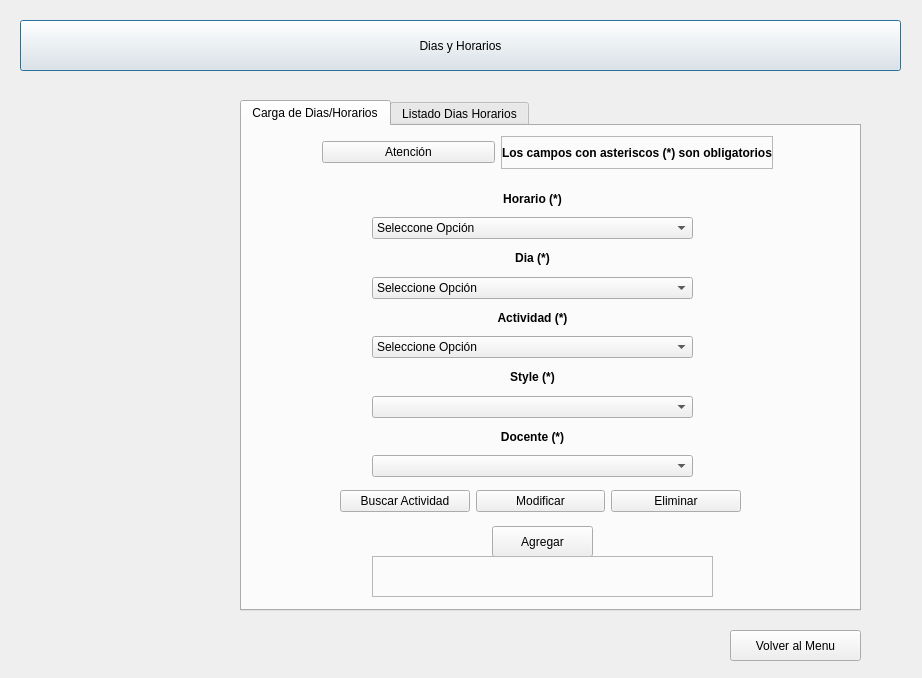
<?xml version="1.0" encoding="UTF-8"?>
<ui version="4.0">
 <class>DialogHorasDias</class>
 <widget class="QDialog" name="DialogHorasDias">
  <property name="geometry">
   <rect>
    <x>0</x>
    <y>0</y>
    <width>922</width>
    <height>678</height>
   </rect>
  </property>
  <property name="windowTitle">
   <string>Dialog</string>
  </property>
  <property name="windowIcon">
   <iconset>
    <activeon>:/icons/pix/oxygen/48x48/actions/view-calendar-week.png</activeon>
   </iconset>
  </property>
  <widget class="QPushButton" name="pushButton">
   <property name="geometry">
    <rect>
     <x>20</x>
     <y>20</y>
     <width>881</width>
     <height>51</height>
    </rect>
   </property>
   <property name="text">
    <string>Dias y Horarios</string>
   </property>
   <property name="icon">
    <iconset>
     <activeon>:/icons/pix/oxygen/48x48/actions/view-calendar-week.png</activeon>
    </iconset>
   </property>
   <property name="iconSize">
    <size>
     <width>32</width>
     <height>32</height>
    </size>
   </property>
  </widget>
  <widget class="QTabWidget" name="tabWidget">
   <property name="geometry">
    <rect>
     <x>240</x>
     <y>100</y>
     <width>621</width>
     <height>511</height>
    </rect>
   </property>
   <property name="currentIndex">
    <number>0</number>
   </property>
   <widget class="QWidget" name="tab">
    <attribute name="icon">
     <iconset>
      <activeon>:/icons/pix/oxygen/48x48/actions/view-calendar-month.png</activeon>
     </iconset>
    </attribute>
    <attribute name="title">
     <string>Carga de Dias/Horarios</string>
    </attribute>
    <widget class="QPushButton" name="agregar">
     <property name="geometry">
      <rect>
       <x>250</x>
       <y>400</y>
       <width>101</width>
       <height>31</height>
      </rect>
     </property>
     <property name="text">
      <string>Agregar</string>
     </property>
     <property name="icon">
      <iconset>
       <activeon>:/icons/pix/oxygen/48x48/actions/games-endturn.png</activeon>
      </iconset>
     </property>
    </widget>
    <widget class="QLabel" name="mensaje">
     <property name="geometry">
      <rect>
       <x>130</x>
       <y>430</y>
       <width>341</width>
       <height>41</height>
      </rect>
     </property>
     <property name="font">
      <font>
       <weight>75</weight>
       <bold>true</bold>
      </font>
     </property>
     <property name="frameShape">
      <enum>QFrame::StyledPanel</enum>
     </property>
     <property name="frameShadow">
      <enum>QFrame::Raised</enum>
     </property>
     <property name="text">
      <string/>
     </property>
     <property name="alignment">
      <set>Qt::AlignCenter</set>
     </property>
    </widget>
    <widget class="QWidget" name="layoutWidget">
     <property name="geometry">
      <rect>
       <x>130</x>
       <y>60</y>
       <width>321</width>
       <height>291</height>
      </rect>
     </property>
     <layout class="QVBoxLayout" name="verticalLayout_6">
      <item>
       <layout class="QVBoxLayout" name="verticalLayout">
        <item>
         <widget class="QLabel" name="label_2">
          <property name="font">
           <font>
            <weight>75</weight>
            <bold>true</bold>
           </font>
          </property>
          <property name="text">
           <string>Horario (*)</string>
          </property>
          <property name="alignment">
           <set>Qt::AlignCenter</set>
          </property>
         </widget>
        </item>
        <item>
         <widget class="QComboBox" name="comboBoxHora">
          <item>
           <property name="text">
            <string>Seleccone Opción</string>
           </property>
          </item>
          <item>
           <property name="text">
            <string>10:00</string>
           </property>
          </item>
          <item>
           <property name="text">
            <string>11:00</string>
           </property>
          </item>
          <item>
           <property name="text">
            <string>12:00</string>
           </property>
          </item>
          <item>
           <property name="text">
            <string>13:00</string>
           </property>
          </item>
          <item>
           <property name="text">
            <string>14:00</string>
           </property>
          </item>
          <item>
           <property name="text">
            <string>15:00</string>
           </property>
          </item>
          <item>
           <property name="text">
            <string>16:00</string>
           </property>
          </item>
          <item>
           <property name="text">
            <string>17:00</string>
           </property>
          </item>
          <item>
           <property name="text">
            <string>18:00</string>
           </property>
          </item>
          <item>
           <property name="text">
            <string>19:00</string>
           </property>
          </item>
          <item>
           <property name="text">
            <string>20:00</string>
           </property>
          </item>
         </widget>
        </item>
       </layout>
      </item>
      <item>
       <layout class="QVBoxLayout" name="verticalLayout_2">
        <item>
         <widget class="QLabel" name="label_3">
          <property name="font">
           <font>
            <weight>75</weight>
            <bold>true</bold>
           </font>
          </property>
          <property name="text">
           <string>Dia (*)</string>
          </property>
          <property name="alignment">
           <set>Qt::AlignCenter</set>
          </property>
         </widget>
        </item>
        <item>
         <widget class="QComboBox" name="comboBoxDia">
          <item>
           <property name="text">
            <string>Seleccione Opción</string>
           </property>
          </item>
          <item>
           <property name="text">
            <string>Lunes</string>
           </property>
          </item>
          <item>
           <property name="text">
            <string>Martes</string>
           </property>
          </item>
          <item>
           <property name="text">
            <string>Miercoles</string>
           </property>
          </item>
          <item>
           <property name="text">
            <string>Jueves</string>
           </property>
          </item>
          <item>
           <property name="text">
            <string>Viernes</string>
           </property>
          </item>
          <item>
           <property name="text">
            <string>Sabado</string>
           </property>
          </item>
         </widget>
        </item>
       </layout>
      </item>
      <item>
       <layout class="QVBoxLayout" name="verticalLayout_3">
        <item>
         <widget class="QLabel" name="label_4">
          <property name="font">
           <font>
            <weight>75</weight>
            <bold>true</bold>
           </font>
          </property>
          <property name="text">
           <string>Actividad (*)</string>
          </property>
          <property name="alignment">
           <set>Qt::AlignCenter</set>
          </property>
         </widget>
        </item>
        <item>
         <widget class="QComboBox" name="comboBoxActividad">
          <item>
           <property name="text">
            <string>Seleccione Opción</string>
           </property>
          </item>
          <item>
           <property name="text">
            <string>Danzas</string>
           </property>
          </item>
          <item>
           <property name="text">
            <string>Piano</string>
           </property>
          </item>
          <item>
           <property name="text">
            <string>Guitarra</string>
           </property>
          </item>
          <item>
           <property name="text">
            <string>Violin</string>
           </property>
          </item>
          <item>
           <property name="text">
            <string>Ukelele</string>
           </property>
          </item>
          <item>
           <property name="text">
            <string>Kendo</string>
           </property>
          </item>
         </widget>
        </item>
       </layout>
      </item>
      <item>
       <layout class="QVBoxLayout" name="verticalLayout_4">
        <item>
         <widget class="QLabel" name="label_5">
          <property name="font">
           <font>
            <weight>75</weight>
            <bold>true</bold>
           </font>
          </property>
          <property name="text">
           <string>Style (*)</string>
          </property>
          <property name="alignment">
           <set>Qt::AlignCenter</set>
          </property>
         </widget>
        </item>
        <item>
         <widget class="QComboBox" name="comboBoxStyle"/>
        </item>
       </layout>
      </item>
      <item>
       <layout class="QVBoxLayout" name="verticalLayout_5">
        <item>
         <widget class="QLabel" name="label_6">
          <property name="font">
           <font>
            <weight>75</weight>
            <bold>true</bold>
           </font>
          </property>
          <property name="text">
           <string>Docente (*)</string>
          </property>
          <property name="alignment">
           <set>Qt::AlignCenter</set>
          </property>
         </widget>
        </item>
        <item>
         <widget class="QComboBox" name="comboBoxDocente"/>
        </item>
       </layout>
      </item>
     </layout>
    </widget>
    <widget class="QWidget" name="layoutWidget">
     <property name="geometry">
      <rect>
       <x>98</x>
       <y>360</y>
       <width>401</width>
       <height>31</height>
      </rect>
     </property>
     <layout class="QHBoxLayout" name="horizontalLayout">
      <item>
       <widget class="QPushButton" name="buscar">
        <property name="text">
         <string>Buscar Actividad</string>
        </property>
        <property name="icon">
         <iconset>
          <activeon>:/icons/pix/oxygen/48x48/actions/edit-find-mail.png</activeon>
         </iconset>
        </property>
        <property name="iconSize">
         <size>
          <width>16</width>
          <height>16</height>
         </size>
        </property>
       </widget>
      </item>
      <item>
       <widget class="QPushButton" name="modificar">
        <property name="text">
         <string>Modificar</string>
        </property>
        <property name="icon">
         <iconset>
          <activeon>:/icons/pix/oxygen/48x48/actions/im-status-message-edit.png</activeon>
         </iconset>
        </property>
       </widget>
      </item>
      <item>
       <widget class="QPushButton" name="eliminar">
        <property name="text">
         <string>Eliminar</string>
        </property>
        <property name="icon">
         <iconset>
          <activeon>:/icons/pix/oxygen/48x48/actions/edit-table-delete-row.png</activeon>
         </iconset>
        </property>
       </widget>
      </item>
     </layout>
    </widget>
    <widget class="QWidget" name="layoutWidget_2">
     <property name="geometry">
      <rect>
       <x>80</x>
       <y>10</y>
       <width>451</width>
       <height>33</height>
      </rect>
     </property>
     <layout class="QHBoxLayout" name="horizontalLayout_8">
      <item>
       <widget class="QPushButton" name="pushButton_3">
        <property name="text">
         <string>Atención</string>
        </property>
        <property name="icon">
         <iconset>
          <activeon>:/icons/pix/oxygen/48x48/status/security-medium.png</activeon>
         </iconset>
        </property>
        <property name="iconSize">
         <size>
          <width>22</width>
          <height>22</height>
         </size>
        </property>
       </widget>
      </item>
      <item>
       <widget class="QLabel" name="label_11">
        <property name="font">
         <font>
          <weight>75</weight>
          <bold>true</bold>
         </font>
        </property>
        <property name="frameShape">
         <enum>QFrame::StyledPanel</enum>
        </property>
        <property name="frameShadow">
         <enum>QFrame::Raised</enum>
        </property>
        <property name="text">
         <string>Los campos con asteriscos (*) son obligatorios</string>
        </property>
        <property name="alignment">
         <set>Qt::AlignCenter</set>
        </property>
       </widget>
      </item>
     </layout>
    </widget>
   </widget>
   <widget class="QWidget" name="tab_2">
    <attribute name="icon">
     <iconset>
      <activeon>:/icons/pix/oxygen/48x48/actions/view-calendar-month.png</activeon>
     </iconset>
    </attribute>
    <attribute name="title">
     <string>Listado Dias Horarios</string>
    </attribute>
    <widget class="QTableWidget" name="tableDiasHorario">
     <property name="geometry">
      <rect>
       <x>40</x>
       <y>90</y>
       <width>541</width>
       <height>351</height>
      </rect>
     </property>
     <column>
      <property name="text">
       <string>Hora</string>
      </property>
     </column>
     <column>
      <property name="text">
       <string>Dia</string>
      </property>
     </column>
     <column>
      <property name="text">
       <string>Actividad</string>
      </property>
     </column>
     <column>
      <property name="text">
       <string>Style</string>
      </property>
     </column>
     <column>
      <property name="text">
       <string>Docente</string>
      </property>
     </column>
    </widget>
    <widget class="QLabel" name="mensajeTabla">
     <property name="geometry">
      <rect>
       <x>110</x>
       <y>450</y>
       <width>411</width>
       <height>31</height>
      </rect>
     </property>
     <property name="font">
      <font>
       <weight>75</weight>
       <bold>true</bold>
      </font>
     </property>
     <property name="frameShape">
      <enum>QFrame::StyledPanel</enum>
     </property>
     <property name="frameShadow">
      <enum>QFrame::Raised</enum>
     </property>
     <property name="text">
      <string/>
     </property>
     <property name="alignment">
      <set>Qt::AlignCenter</set>
     </property>
    </widget>
    <widget class="QWidget" name="layoutWidget">
     <property name="geometry">
      <rect>
       <x>150</x>
       <y>10</y>
       <width>272</width>
       <height>27</height>
      </rect>
     </property>
     <layout class="QHBoxLayout" name="horizontalLayout_2">
      <item>
       <widget class="QComboBox" name="comboBoxDia_2">
        <item>
         <property name="text">
          <string>Seleccione Opción</string>
         </property>
        </item>
        <item>
         <property name="text">
          <string>Lunes</string>
         </property>
        </item>
        <item>
         <property name="text">
          <string>Martes</string>
         </property>
        </item>
        <item>
         <property name="text">
          <string>Miercoles</string>
         </property>
        </item>
        <item>
         <property name="text">
          <string>Jueves</string>
         </property>
        </item>
        <item>
         <property name="text">
          <string>Viernes</string>
         </property>
        </item>
        <item>
         <property name="text">
          <string>Sabado</string>
         </property>
        </item>
       </widget>
      </item>
      <item>
       <widget class="QPushButton" name="filtrarDia">
        <property name="text">
         <string>Filtrar x Dia</string>
        </property>
        <property name="icon">
         <iconset>
          <activeon>:/icons/pix/oxygen/48x48/actions/view-calendar-workweek.png</activeon>
         </iconset>
        </property>
        <property name="iconSize">
         <size>
          <width>16</width>
          <height>16</height>
         </size>
        </property>
       </widget>
      </item>
     </layout>
    </widget>
    <widget class="QWidget" name="layoutWidget">
     <property name="geometry">
      <rect>
       <x>130</x>
       <y>50</y>
       <width>308</width>
       <height>27</height>
      </rect>
     </property>
     <layout class="QHBoxLayout" name="horizontalLayout_3">
      <item>
       <widget class="QComboBox" name="comboBoxActividad_2">
        <item>
         <property name="text">
          <string>Seleccione Opción</string>
         </property>
        </item>
        <item>
         <property name="text">
          <string>Danzas</string>
         </property>
        </item>
        <item>
         <property name="text">
          <string>Piano</string>
         </property>
        </item>
        <item>
         <property name="text">
          <string>Guitarra</string>
         </property>
        </item>
        <item>
         <property name="text">
          <string>Violin</string>
         </property>
        </item>
        <item>
         <property name="text">
          <string>Ukelele</string>
         </property>
        </item>
        <item>
         <property name="text">
          <string>Kendo</string>
         </property>
        </item>
       </widget>
      </item>
      <item>
       <widget class="QPushButton" name="filtrarActividad">
        <property name="text">
         <string>Filtrar x Actividad</string>
        </property>
        <property name="icon">
         <iconset>
          <activeon>:/icons/pix/oxygen/48x48/categories/applications-education.png</activeon>
         </iconset>
        </property>
       </widget>
      </item>
     </layout>
    </widget>
   </widget>
  </widget>
  <widget class="QLabel" name="label">
   <property name="geometry">
    <rect>
     <x>30</x>
     <y>130</y>
     <width>191</width>
     <height>451</height>
    </rect>
   </property>
   <property name="text">
    <string/>
   </property>
   <property name="pixmap">
    <pixmap resource="icons.qrc">:/icons/pix/oxygen/breaktime.jpg</pixmap>
   </property>
   <property name="scaledContents">
    <bool>true</bool>
   </property>
  </widget>
  <widget class="QPushButton" name="pushButton_2">
   <property name="geometry">
    <rect>
     <x>730</x>
     <y>630</y>
     <width>131</width>
     <height>31</height>
    </rect>
   </property>
   <property name="text">
    <string>Volver al Menu</string>
   </property>
   <property name="icon">
    <iconset>
     <activeon>:/icons/pix/oxygen/48x48/actions/go-first-view.png</activeon>
    </iconset>
   </property>
   <property name="iconSize">
    <size>
     <width>22</width>
     <height>22</height>
    </size>
   </property>
  </widget>
  <widget class="QWidget" name="layoutWidget">
   <property name="geometry">
    <rect>
     <x>0</x>
     <y>0</y>
     <width>2</width>
     <height>2</height>
    </rect>
   </property>
   <layout class="QVBoxLayout" name="verticalLayout_7"/>
  </widget>
  <widget class="QWidget" name="layoutWidget">
   <property name="geometry">
    <rect>
     <x>0</x>
     <y>0</y>
     <width>2</width>
     <height>2</height>
    </rect>
   </property>
   <layout class="QVBoxLayout" name="verticalLayout_8"/>
  </widget>
 </widget>
 <resources>
  <include location="icons.qrc"/>
 </resources>
 <connections/>
</ui>
